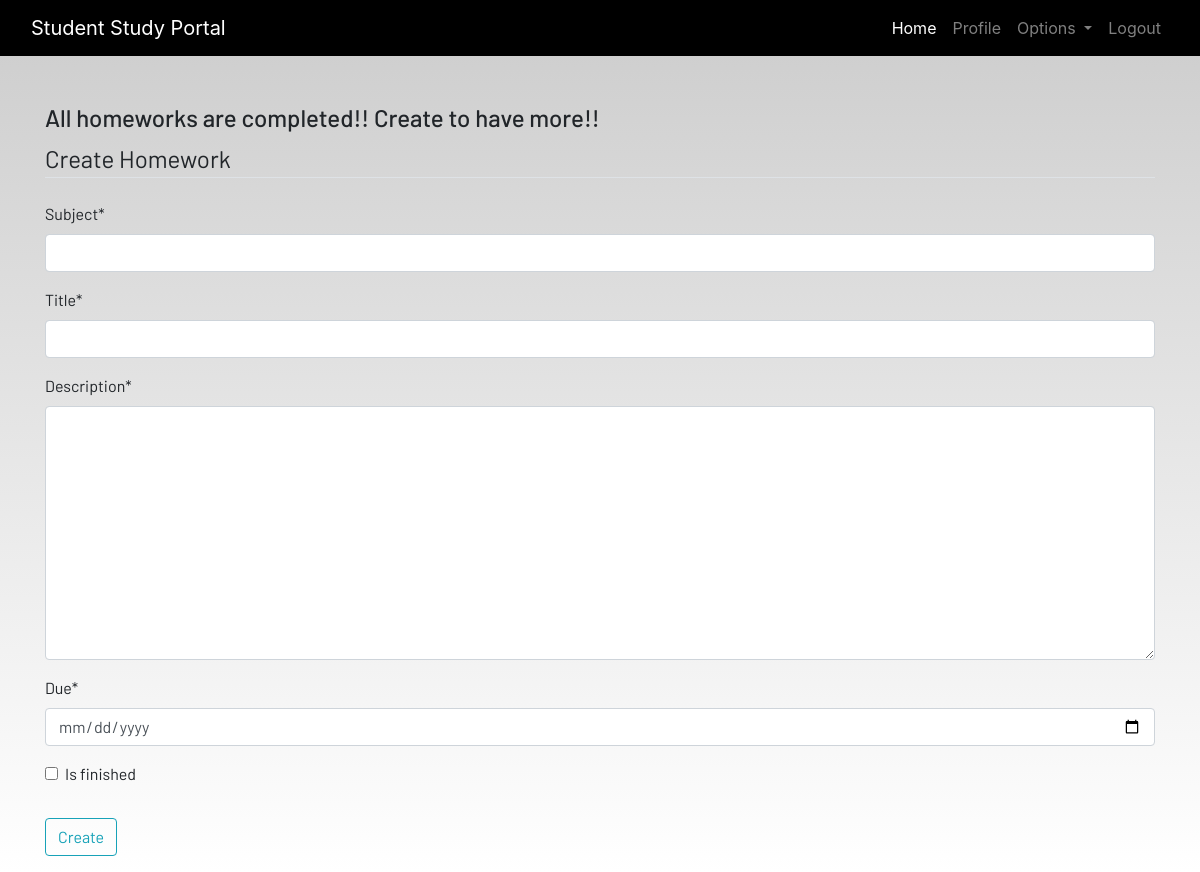
Page /homework (signed in) on the earlier database version.
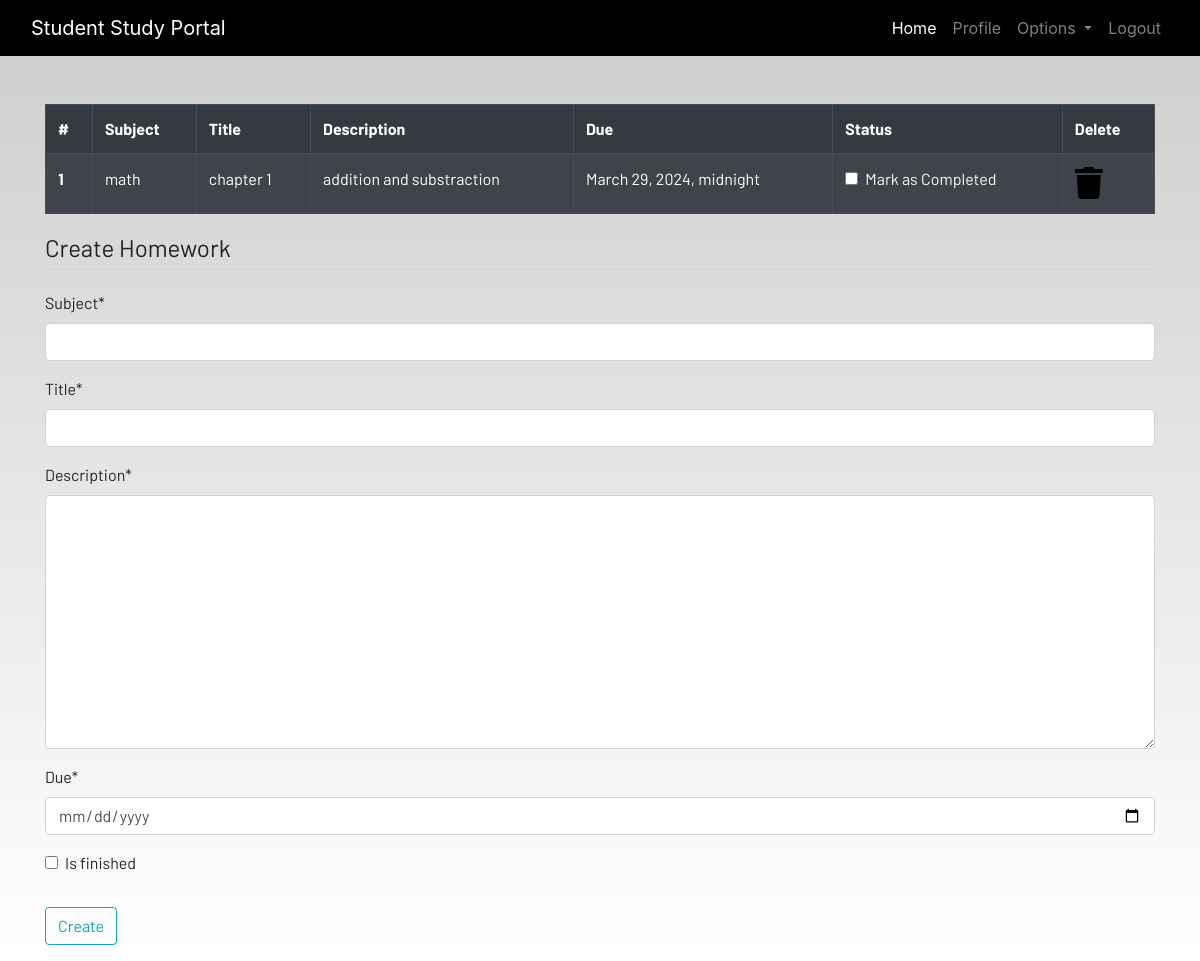
Same page on the later database version.
### myApp/models.py (models this page shows, shortened)
class Homework(models.Model):
    user = models.ForeignKey(User, on_delete=models.CASCADE)
    subject = models.CharField(max_length=50)
    title = models.CharField(max_length=100)
    description = models.TextField()
    due = models.DateTimeField()
    is_finished = models.BooleanField(default=False)

### myApp/views.py (the view)
# urls.py: path('homework', views.homework, name='homework'),
@login_required
def homework(request):
    if request.method == "POST":
        form = HomeworkForm(request.POST)
        if form.is_valid():
            try:
                finished = request.POST['is_finished']
                if finished == 'on':
                    finished = True
                else:
                    finished = False
            except:
                finished = False
            homeworks = Homework(
                user=request.user, subject=request.POST['subject'], title=request.POST['title'], description=request.POST['description'], due=request.POST['due'], is_finished=finished)
            homeworks.save()
            messages.success(
                request, f'Homework Added from {request.user.username}!')
    else:
        form = HomeworkForm()
    homeworks = Homework.objects.filter(user=request.user)
    if len(homeworks) == 0:
        homeworks_done = True
    else:
        homeworks_done = False
    homeworks = zip(homeworks, range(1, len(homeworks)+1))
    context = {'form': form, 'homeworks': homeworks,
               'homeworks_done': homeworks_done}
    return render(request, 'myApp/homework.html', context)

### myApp/forms.py
class HomeworkForm(forms.ModelForm):
    class Meta:
        model = Homework
        widgets = {'due': DateInput()}
        fields = ['subject', 'title', 'description', 'due', 'is_finished']

### myApp/templates/myApp/homework.html (shortened to what this page needs)
{% extends 'myApp/base.html' %} {% load static %}
{% load crispy_forms_tags%}
{% block content %}
<div class="container">
    {% if not homeworks_done %}
    <table class="table table-striped table-bordered table-hover table-dark">
        <thead>
            <tr>
                <th scope="col">#</th>
                <th scope="col">Subject</th>
                <th scope="col">Title</th>
                <th scope="col">Description</th>
                <th scope="col">Due</th>
                <th scope="col">Status</th>
                <th scope="col">Delete</th>
            </tr>
        </thead>
        <tbody>
            <tr>
                {% for homework,serial in homeworks %}
                <th scope="row">{{serial}}</th>
                <td>{{homework.subject}}</td>
                <td>{{homework.title}}</td>
                <td>{{homework.description}}</td>
                <td>{{homework.due}}</td>
                <td>
                    <a href="{% url 'update-homework' homework.id %}">
                        <div class="form-check">
                            {%if homework.is_finished == True%}
                            <input class="form-check-input" type="checkbox" value="" checked id={{todo.id}}>
                            {%else%}
                            <input class="form-check-input" type="checkbox" value="" id={{todo.id}}>
                            {%endif%}
                            <label class="form-check-label text-light" for="flexCheckDefault">
                                Mark as Completed
                            </label>
                        </div>
                    </a>
                </td>
                <td><a href="{% url 'delete-homework' homework.id%}"><i class="fa fa-trash fa-2x"></i></a></td>
            </tr>
            {%endfor%}
        </tbody>
    </table>
    {% else %}
    <h4>All homeworks are completed!! Create to have more!!</h4>
    {%endif%}
</div>
<div class=" container">
    <form method="POST">
        <fieldset class="form-group">
            <legend class="border-bottom mb-4">Create Homework</legend>
            {{ form|crispy }}
        </fieldset>
        <div class="form-group">
            <button href="" class="btn btn-outline-info" type="submit">
                Create
            </button>
        </div>
    </form>
</div>
{% endblock content %}

### myApp/templates/myApp/base.html (shortened to what this page needs)
<!DOCTYPE html>
{% load static %}
<html lang="en">
<head>
  <link rel="stylesheet" href="https://stackpath.bootstrapcdn.com/bootstrap/4.3.1/css/bootstrap.min.css"
 />
  <link rel="stylesheet" href="https://use.fontawesome.com/releases/v5.7.2/css/all.css"
 />
  <link rel="stylesheet" href="{% static 'css/main.css' %}" />
  <link rel="stylesheet"  href="{% static 'css/main.css' %}">
</head>
<body>
  <header>
    <nav class="navbar navbar-expand-lg navbar-dark bg-dark">
      <div class="container-fluid">
        <a class="navbar-brand" href="#">Student Study Portal</a>
        <div class="collapse navbar-collapse justify-content-end" id="navbarSupportedContent">
          <ul class="navbar-nav mb-2 mb-lg-0">
            <li class="nav-item">
              <a class="nav-link active" aria-current="page" href="{% url 'home'%}">Home</a>
            </li>
            <li class="nav-item">
              <a class="nav-link" href="{% url 'profile'%}">Profile</a>
            </li>
            {% if user.is_authenticated %}
            <li class="nav-item dropdown">
              <a class="nav-link dropdown-toggle" href="#" id="navbarDropdown" role="button" data-toggle="dropdown"
                aria-haspopup="true" aria-expanded="false">
                Options
              </a>
            </li>
            <li class="nav-item">
              <a class="nav-link" href="{% url 'logout'%}">Logout</a>
            </li>
            {% endif %}
          </ul>
        </div>
      </div>
    </nav>
  </header>
  <br /><br />
  <main>
    {% block content %}
    {% endblock content %}
  </main>
</body>
</html>

### static/css/main.css (style rules this page uses)
html { scroll-behavior: smooth; height: 100%; width: 100%; }
main { font-family: Barlow, Quicksand, Rubik, sans-serif, serif, 'Times New Roman', Times, serif !important; }
.navbar { background-color: rgb(0, 0, 0) !important; }
a { text-decoration: none !important; color: black; }
html, body { max-width: 100%; overflow-x: hidden; height: 100%; width: 100%; }
body { background: linear-gradient(rgba(0, 0, 0, 0.2), rgba(255, 255, 255, 0.5)); overflow-x: hidden; background-repeat: no-repeat; }
.fa { color: black; }

Differences in the rows shown:
added Homework: serial "1", subject "math", title "chapter 1", description "addition and substraction", due "March 29, 2024, midnight"
Other differences:
text no longer shown: "All homeworks are completed!! Create to have more!!"
text now shown: "# Subject Title Description Due Status Delete"
